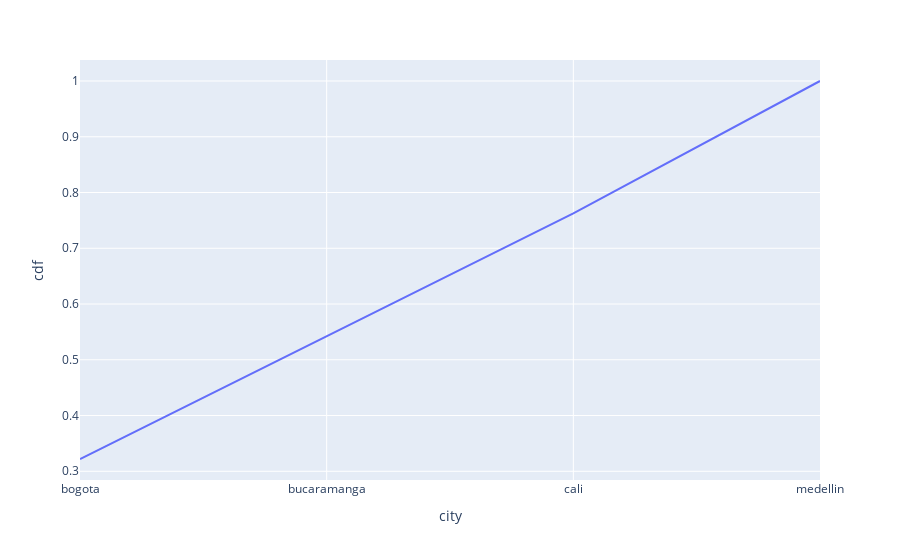

The notebook cell this image was saved under:
### Code cell
cc = Cdf(ciudades, 'city', 'number')
fig = px.line(cc, x='city', y='cdf')
fig.show()

### Figure 1 — Plotly figure (JSON) as saved in the notebook; plotly's stock layout.template omitted (floating-point values rounded to 4 significant figures)
{"data": [{"hovertemplate": "city=%{x}<br>cdf=%{y}<extra></extra>", "legendgroup": "", "line": {"color": "#636efa", "dash": "solid"}, "marker": {"symbol": "circle"}, "mode": "lines", "name": "", "orientation": "v", "showlegend": false, "type": "scatter", "x": ["bogota", "bucaramanga", "cali", "medellin"], "xaxis": "x", "y": [0.322, 0.5424, 0.7627, 1], "yaxis": "y"}], "layout": {"legend": {"tracegroupgap": 0}, "margin": {"t": 60}, "xaxis": {"anchor": "y", "domain": [0, 1], "title": {"text": "city"}}, "yaxis": {"anchor": "x", "domain": [0, 1], "title": {"text": "cdf"}}}}
